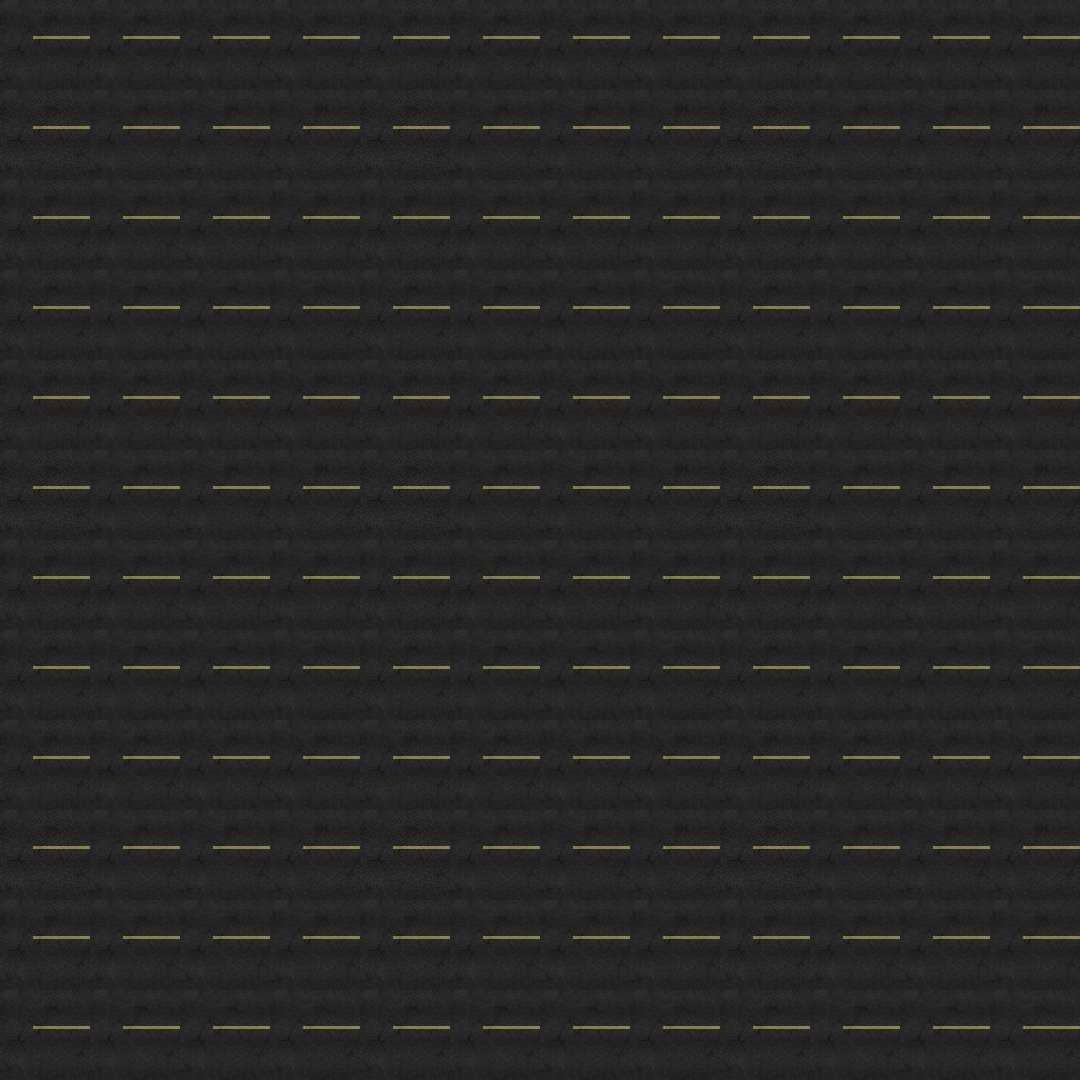

Rendered tile map (Tiled .tmx) drawn with the repository's tilesets; below, a short description and the full map source, tile grids included:
An orthogonal 12x12 tile map with 90x90 px tiles, 1 tile layer (Rutelag 1).

<map version="1.2" tiledversion="1.2.1" orientation="orthogonal" renderorder="right-down" width="12" height="12" tilewidth="90" tileheight="90" infinite="0" nextlayerid="3" nextobjectid="1">
 <tileset firstgid="1" source="preview.tsx" />
 <layer id="2" name="Rutelag 1" width="12" height="12">
  <data encoding="csv">
12,12,12,12,12,12,12,12,12,12,12,12,
12,12,12,12,12,12,12,12,12,12,12,12,
12,12,12,12,12,12,12,12,12,12,12,12,
12,12,12,12,12,12,12,12,12,12,12,12,
12,12,12,12,12,12,12,12,12,12,12,12,
12,12,12,12,12,12,12,12,12,12,12,12,
12,12,12,12,12,12,12,12,12,12,12,12,
12,12,12,12,12,12,12,12,12,12,12,12,
12,12,12,12,12,12,12,12,12,12,12,12,
12,12,12,12,12,12,12,12,12,12,12,12,
12,12,12,12,12,12,12,12,12,12,12,12,
12,12,12,12,12,12,12,12,12,12,12,12
</data>
 </layer>
</map>
